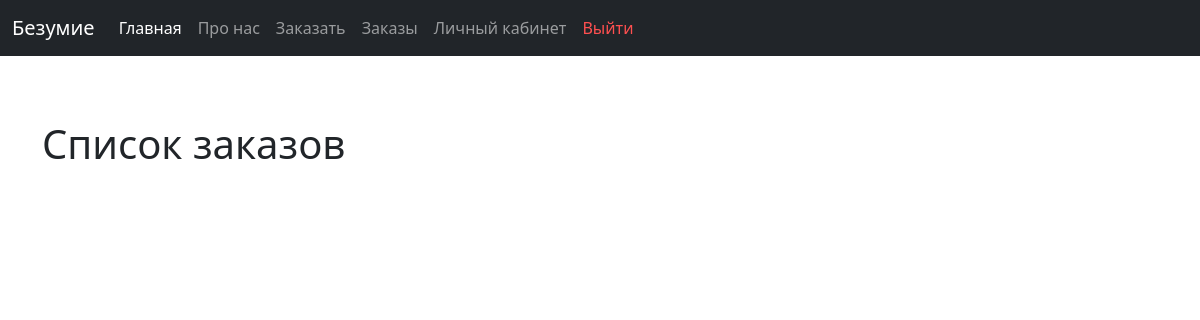
Page /order_list (signed in) on the earlier database version.
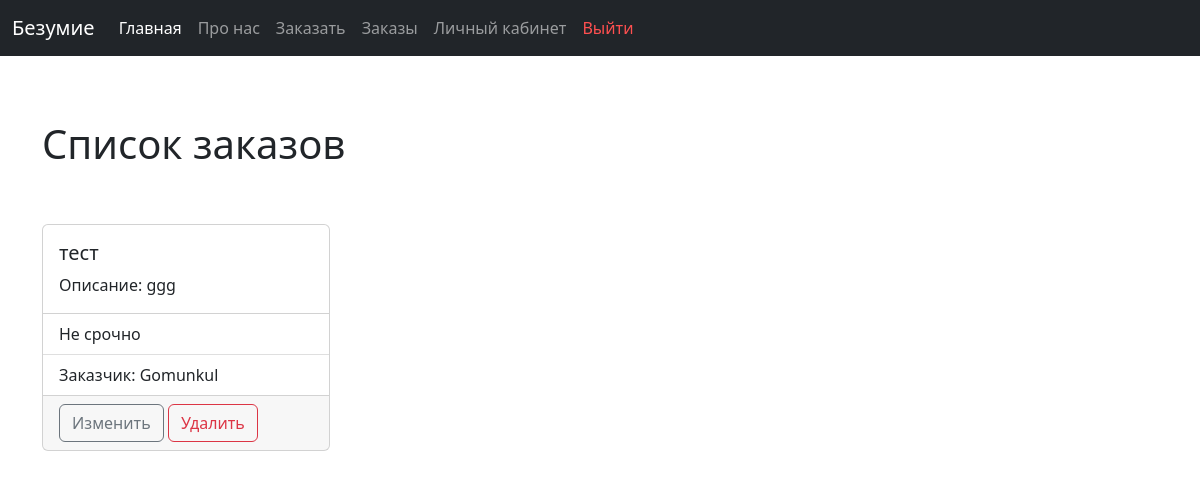
Same page on the later database version.
### main/models.py (models this page shows)
class SiteOrder(models.Model):
    site_name = models.CharField(max_length=150)
    description = models.TextField(blank=True)
    urgently = models.BooleanField()
    user = models.ForeignKey(settings.AUTH_USER_MODEL, on_delete=models.CASCADE)
    def __str__(self):
        return self.site_name

### main/views.py (the view)
# urls.py: path('order_list', views.order_list, name = 'orders'),
def order_list(request):
    orders = SiteOrder.objects.all()
    return render(request, 'main/order_list.html', {'orders': orders})

### main/templates/main/order_list.html (shortened to what this page needs)
{% extends 'main/base.html' %}
{% block content %}
    <br><br>
    <h1>Список заказов</h1>
    {% if orders %}
        {% for order in orders %}
            {% if order.user == user %}
                <div class="card" style="width: 18rem;">
                  <div class="card-body">
                    <h5 class="card-title">{{order}}</h5>
                    <p class="card-text">Описание: {{order.description}}</p>
                  </div>
                  <ul class="list-group list-group-flush">
                      {% if order.urgently %}
                        <li class="list-group-item">Срочно</li>
                      {% else %}
                        <li class="list-group-item">Не срочно</li>
                      {% endif %}
                    <li class="list-group-item">Заказчик: {{order.user}}</li>
                  </ul>
                    <div class="card-footer text-muted">
                        <a class="btn btn-outline-secondary" href="{% url 'update-order' order.id %}">Изменить</a>
                        <a class="btn btn-outline-danger" href="{% url 'delete-order' order.id %}">Удалить</a>
                    </div>
                </div>
            {% endif %}
            <br><br>
        {% endfor %}
    {% endif %}
{% endblock %}

### main/templates/main/base.html (shortened to what this page needs)
<!doctype html>
<html lang="ru">
<head>
    <link rel="stylesheet" href="https://cdn.jsdelivr.net/npm/bootstrap@5.2.3/dist/css/bootstrap.min.css">
</head>
<body>
    <nav class="navbar navbar-expand-md navbar-dark fixed-top bg-dark">
    <div class="container-fluid">
      <a class="navbar-brand" href="/">Безумие</a>
      <div class="collapse navbar-collapse" id="navbarCollapse">
        <ul class="navbar-nav me-auto mb-2 mb-md-0">
          <li class="nav-item">
            <a class="nav-link active" aria-current="page" href="{% url 'home' %}">Главная</a>
          </li>
          <li class="nav-item">
            <a class="nav-link" href="{% url 'about' %}">Про нас</a>
          </li>
          <li class="nav-item">
            <a class="nav-link" href="{% url 'create' %}">Заказать</a>
          </li>
          <li class="nav-item">
            <a class="nav-link" href="{% url 'orders' %}">Заказы</a>
          </li>
          {% if user.is_authenticated %}
              <li class="nav-item">
                <a class="nav-link" href="{% url 'personal-account' %}">Личный кабинет</a>
              </li>
              <li class="nav-item">
                <a class="nav-link" style="color: #FF5050;" href="{% url 'logout' %}">Выйти</a>
              </li>
          {% endif %}
        </ul>
      </div>
    </div>
  </nav>
    <div style=”paddint-top:20px;” class="container">
        <br><br><br>
        {% block content %}
        {% endblock %}
    </div>
</body>
</html>

Differences in the rows shown:
added SiteOrder: site_name "тест", description "ggg", urgently "Не срочно", user "Gomunkul"
